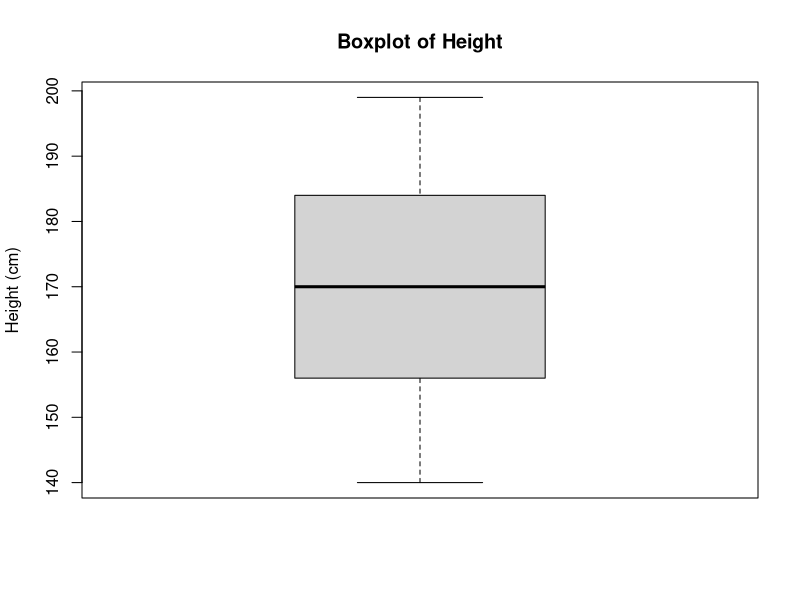
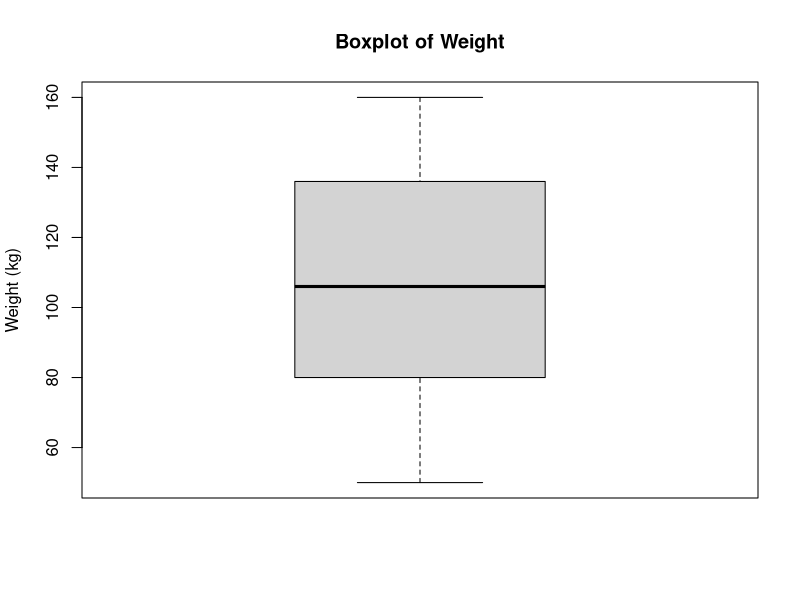
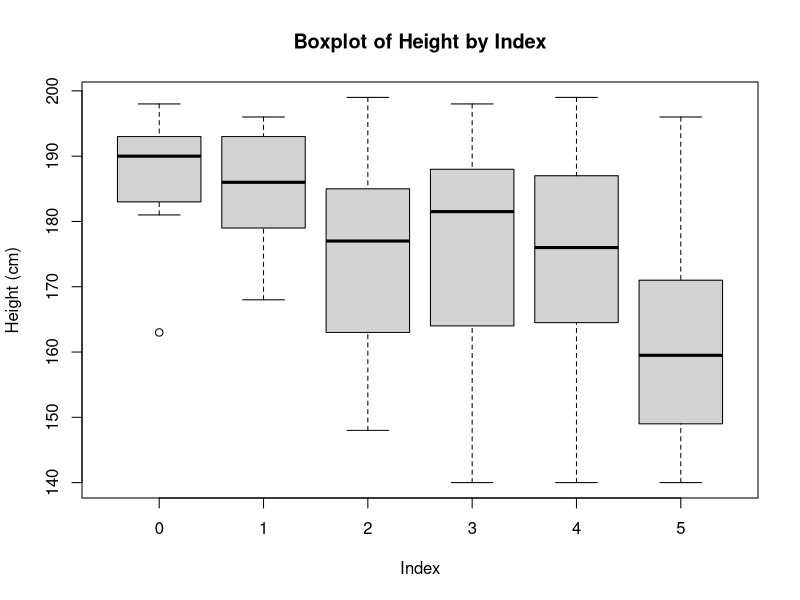
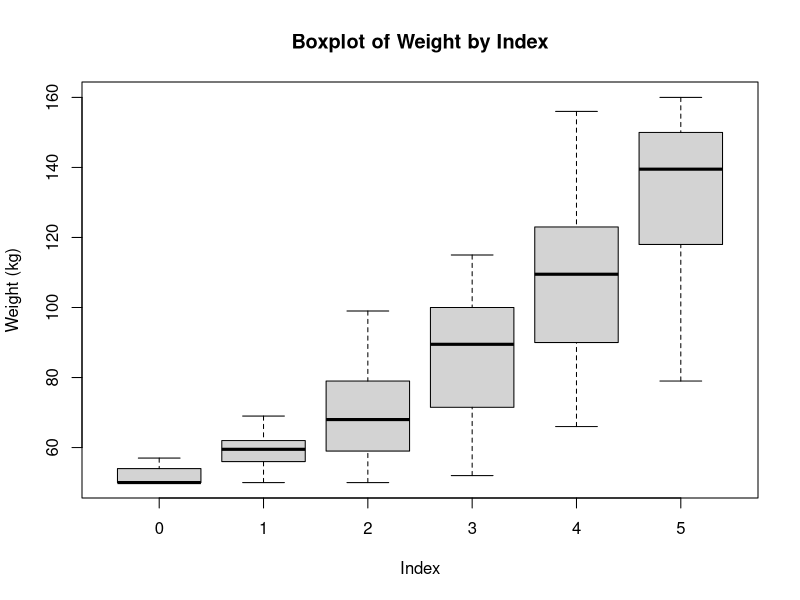

Recreate these plots in R, in order.
data <- read.csv("preprocessed_demo_bmi.csv", header = TRUE)
boxplot(data$Height, main = "Boxplot of Height", ylab = "Height (cm)")
boxplot(data$Weight, main = "Boxplot of Weight", ylab = "Weight (kg)")
boxplot(Height ~ Index, data = data, main = "Boxplot of Height by Index", ylab = "Height (cm)")
boxplot(Weight ~ Index, data = data, main = "Boxplot of Weight by Index", ylab = "Weight (kg)")

